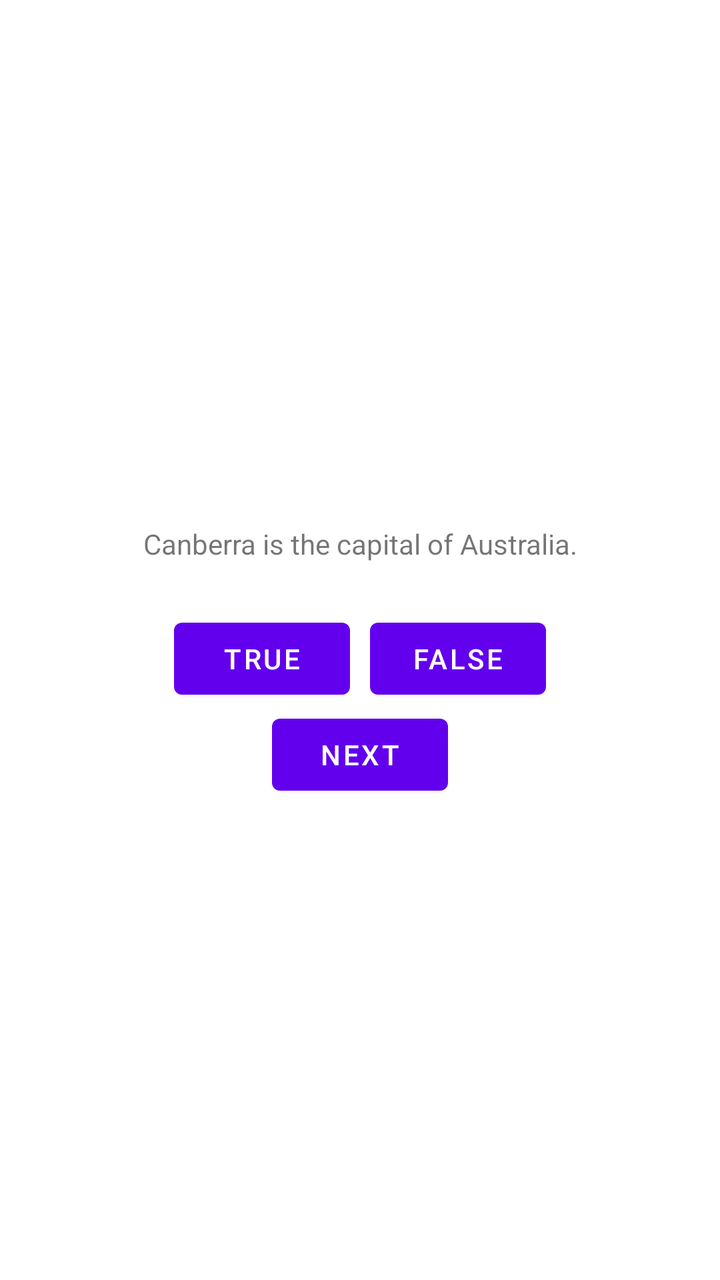
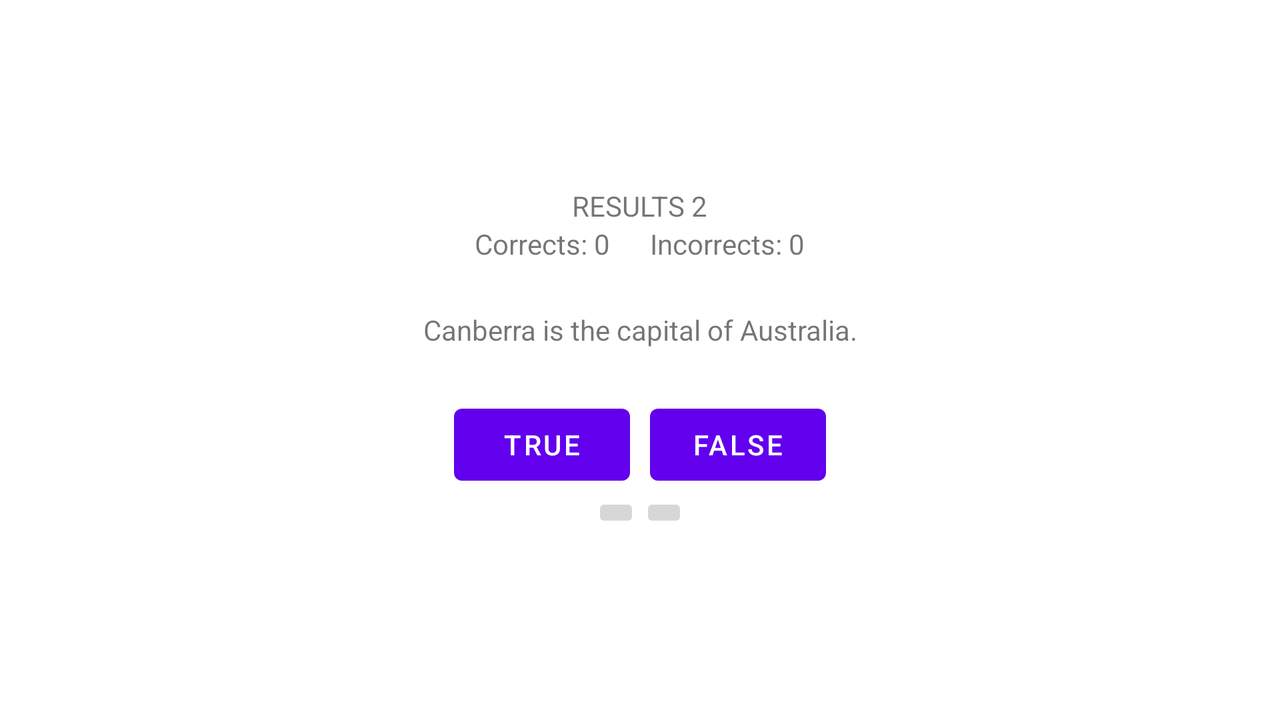

The same Android screen from two of the app's own layout files: first res/layout/ as a phone draws it, then the repository's variant for another configuration, drawn on a device whose configuration selects that folder. Both files follow.
<!-- AndroidManifest.xml: application theme Theme.AppQuestions -->
<!-- res/layout/activity_main.xml -->
<?xml version="1.0" encoding="utf-8"?>
<LinearLayout xmlns:android="http://schemas.android.com/apk/res/android"
    xmlns:tools="http://schemas.android.com/tools"
    android:layout_width="match_parent"
    android:layout_height="match_parent"
    android:gravity="center"
    android:orientation="vertical">

    <TextView
        android:id="@+id/question_text_view"
        android:layout_width="wrap_content"
        android:layout_height="wrap_content"
        android:gravity="center"
        android:padding="24dp"
        tools:text="@string/question_australia" />

    <LinearLayout
        android:layout_width="wrap_content"
        android:layout_height="wrap_content"
        android:orientation="horizontal">


        <Button
            android:id="@+id/true_button"
            android:layout_width="wrap_content"
            android:layout_height="wrap_content"
            android:layout_marginEnd="30px"
            android:text="@string/true_button" />

        <Button
            android:id="@+id/false_button"
            android:layout_width="wrap_content"
            android:layout_height="wrap_content"
            android:text="@string/false_button" />

    </LinearLayout>

    <Button
        android:id="@+id/next_button"
        android:layout_width="wrap_content"
        android:layout_height="wrap_content"
        android:drawableEnd="@drawable/arrow_right"
        android:drawablePadding="4dp"
        android:src="@drawable/arrow_right"
        android:text="@string/next_button" />

</LinearLayout>
<!-- resources referenced by this layout -->
<resources>
  <string name="false_button">False</string>
  <string name="next_button">Next</string>
  <string name="question_australia">Canberra is the capital of Australia.</string>
  <string name="true_button">True</string>
  <style name="Theme.AppQuestions" parent="Theme.MaterialComponents.DayNight.DarkActionBar">
          
          <item name="colorPrimary">@color/purple_500</item>
          <item name="colorPrimaryVariant">@color/purple_700</item>
          <item name="colorOnPrimary">@color/white</item>
          
          <item name="colorSecondary">@color/teal_200</item>
          <item name="colorSecondaryVariant">@color/teal_700</item>
          <item name="colorOnSecondary">@color/black</item>
          
          <item name="android:statusBarColor">?attr/colorPrimaryVariant</item>
          
      </style>
</resources>
<!-- res/layout-land/activity_main.xml (the repository's variant of the layout above) -->
<!-- drawn on the phone turned sideways -->
<?xml version="1.0" encoding="utf-8"?>
<LinearLayout xmlns:android="http://schemas.android.com/apk/res/android"
    xmlns:tools="http://schemas.android.com/tools"
    android:layout_width="match_parent"
    android:layout_height="match_parent"
    android:gravity="center"
    android:orientation="vertical">

    <LinearLayout
        android:layout_width="wrap_content"
        android:layout_height="wrap_content"
        android:orientation="vertical">

        <TextView
            android:layout_width="match_parent"
            android:layout_height="match_parent"
            android:gravity="center"
            android:text="RESULTS 2" />

        <LinearLayout
            android:layout_width="wrap_content"
            android:layout_height="wrap_content"
            android:orientation="horizontal">

            <TextView
                android:layout_width="wrap_content"
                android:layout_height="wrap_content"
                android:text="Corrects: " />

            <TextView
                android:id="@+id/counterCorrects"
                android:layout_width="match_parent"
                android:layout_height="match_parent"
                android:layout_marginEnd="20sp"
                android:text="0" />

            <TextView
                android:layout_width="wrap_content"
                android:layout_height="wrap_content"
                android:text="Incorrects: " />

            <TextView
                android:id="@+id/counterIncorrects"
                android:layout_width="match_parent"
                android:layout_height="match_parent"
                android:text="0" />


        </LinearLayout>

    </LinearLayout>

    <TextView
        android:id="@+id/question_text_view"
        android:layout_width="wrap_content"
        android:layout_height="wrap_content"
        android:gravity="center"
        android:padding="24dp"
        tools:text="@string/question_australia" />

    <LinearLayout
        android:layout_width="wrap_content"
        android:layout_height="wrap_content"
        android:orientation="horizontal">


        <Button
            android:id="@+id/true_button"
            android:layout_width="wrap_content"
            android:layout_height="wrap_content"
            android:layout_marginEnd="30px"
            android:text="@string/true_button" />

        <Button
            android:id="@+id/false_button"
            android:layout_width="wrap_content"
            android:layout_height="wrap_content"
            android:text="@string/false_button" />

    </LinearLayout>


    <LinearLayout
        android:layout_width="wrap_content"
        android:layout_height="wrap_content"
        android:orientation="horizontal">

        <ImageButton
            android:id="@+id/before_button"
            android:layout_width="wrap_content"
            android:layout_height="wrap_content"
            android:src="@drawable/arrow_left" />

        <ImageButton
            android:id="@+id/next_button"
            android:layout_width="wrap_content"
            android:layout_height="wrap_content"
            android:src="@drawable/arrow_right" />

    </LinearLayout>
</LinearLayout>
<!-- resources referenced by the variant -->
<!-- as the phone turned sideways resolves them -->
<resources>
  <string name="false_button">False</string>
  <string name="question_australia">Canberra is the capital of Australia.</string>
  <string name="true_button">True</string>
  <style name="Theme.AppQuestions" parent="Theme.MaterialComponents.DayNight.DarkActionBar">
          
          <item name="colorPrimary">@color/purple_500</item>
          <item name="colorPrimaryVariant">@color/purple_700</item>
          <item name="colorOnPrimary">@color/white</item>
          
          <item name="colorSecondary">@color/teal_200</item>
          <item name="colorSecondaryVariant">@color/teal_700</item>
          <item name="colorOnSecondary">@color/black</item>
          
          <item name="android:statusBarColor">?attr/colorPrimaryVariant</item>
          
      </style>
</resources>
